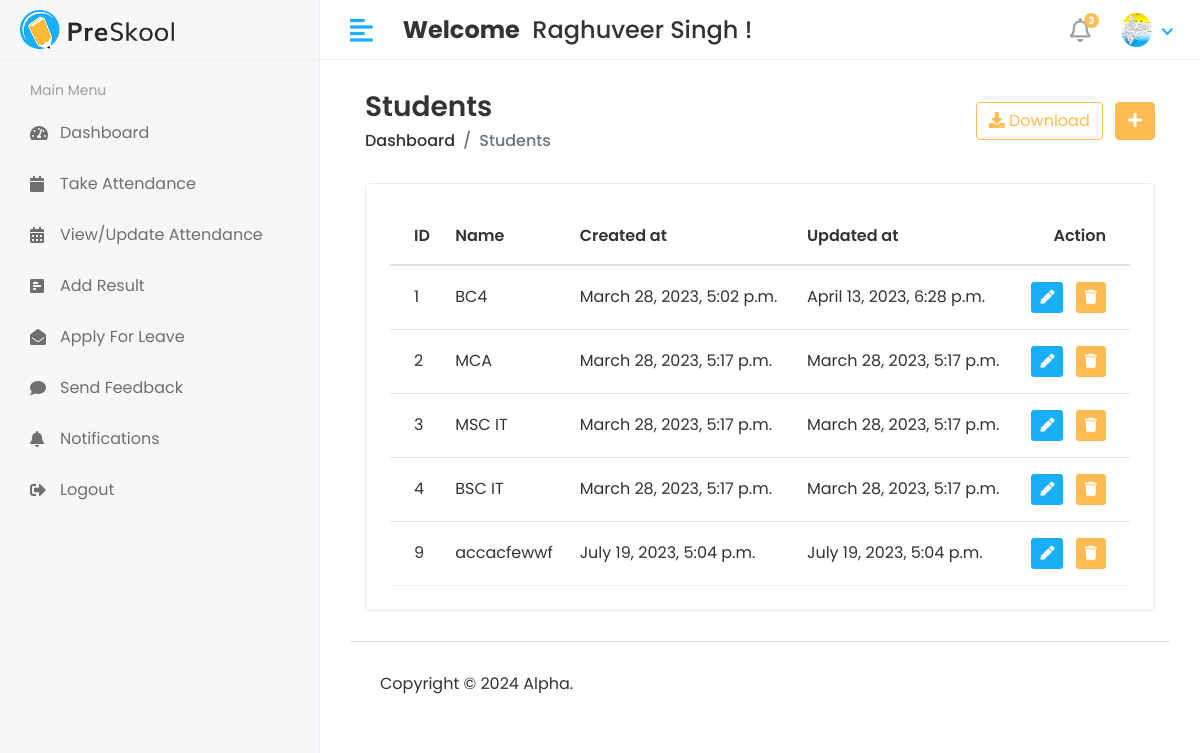
Screenshot of /Hod/Course/View (signed in) with the database file from the repository.
### cmsapp/models.py (models this page shows, shortened)
class CustomUser(AbstractUser):
    USER = (
        (1, 'HOD'),
        (2, 'Staff'),
        (3, 'Student'),
    )
    user_type = models.CharField(choices=USER, max_length=50, default=1)
    profile_pic = models.ImageField(upload_to='media/profile_pic')

class Course(models.Model):
    name = models.CharField(max_length=100)
    created_at = models.DateTimeField(auto_now_add=True)
    updated_at = models.DateTimeField(auto_now=True)

### college_management_system/HOD_views.py (the view)
# urls.py: path('Hod/Course/View',HOD_views.VIEW_COURSE,name='view_course'),
@login_required(login_url='/')
def VIEW_COURSE(request):
    course = Course.objects.all()
    context = {
        'course' :course,
    }
    return render(request, 'HOD/view_course.html',context)

### templates/HOD/view_course.html (shortened to what this page needs)
{% extends 'base.html' %}
{% block content %}
<div class="content container-fluid">
               <div class="page-header">
                  <div class="row align-items-center">
                     <div class="col">
                        <h3 class="page-title">Students</h3>
                        <ul class="breadcrumb">
                           <li class="breadcrumb-item"><a href="index.html">Dashboard</a></li>
                           <li class="breadcrumb-item active">Students</li>
                        </ul>
                     </div>
                     <div class="col-auto text-right float-right ml-auto">
                        <a href="#" class="btn btn-outline-primary mr-2"><i class="fas fa-download"></i> Download</a>
                        <a href="add-student.html" class="btn btn-primary"><i class="fas fa-plus"></i></a>
                     </div>
                  </div>
               </div>
               <div class="row">
                  <div class="col-sm-12">
                     <div class="card card-table">
                        <div class="card-body">
                           <div class="table-responsive">
                              <table class="table table-hover table-center mb-0 datatable">
                                 <thead>
                                    <tr>
                                       <th>ID</th>
                                       <th>Name</th>
                                       <th>Created at</th>
                                       <th>Updated at</th>
                                       <th class="text-right">Action</th>
                                    </tr>
                                 </thead>
                                 <tbody>
                                 {% for i in course %}
                                    <tr>
                                       <td>{{i.id}}</td>
                                       <td>{{i.name}}</td>
                                       <td>{{i.created_at}}</td>
                                       <td>{{i.updated_at}}</td>
                                       <td class="text-right">
                                          <div class="actions">
                                             <a href="{% url 'edit_course' i.id %}" class="btn btn-sm bg-success-light mr-2">
                                             <i class="fas fa-pen"></i>
                                             </a>
                                             <a href="{% url 'delete_course' i.id %}" class="btn btn-sm bg-danger-light">
                                             <i class="fas fa-trash"></i>
                                             </a>
                                          </div>
                                       </td>
                                    </tr>
                                    {% endfor %}
                                 </tbody>
                              </table>
                           </div>
                        </div>
                     </div>
                  </div>
               </div>
            </div>
{% endblock %}

### templates/includes/header.html (shortened to what this page needs)
{% load static %}
   <div class="header">
            <div class="header-left">
               <a href="index.html" class="logo">
               <img src="{% static 'assets/img/logo.png' %}" alt="Logo">
               </a>
            </div>
            <a href="javascript:void(0);" id="toggle_btn">
            <i class="fas fa-align-left"></i>
            </a>
            <div class="top-nav-search mt-3">
               <h4>
                  <strong>Welcome</strong>&nbsp; <span>{{user.first_name}} {{user.last_name}} !</span>
               </h4>
            </div>
            <ul class="nav user-menu">
               <li class="nav-item dropdown noti-dropdown">
                  <a href="#" class="dropdown-toggle nav-link" data-toggle="dropdown">
                  <i class="far fa-bell"></i> <span class="badge badge-pill">3</span>
                  </a>
               </li>
               <li class="nav-item dropdown has-arrow">
                  <a href="#" class="dropdown-toggle nav-link" data-toggle="dropdown">
                     {% if user.profile_pic == "" %}
                     <span class="user-img"><img class="rounded-circle" src="{% static 'assets/img/noimg.jpg' %}" width="31" alt=""></span>
                     {% else %}
                  <span class="user-img"><img class="rounded-circle" src="/{{user.profile_pic}}" width="31" alt="Ryan Taylor"></span>
                     {% endif %}
                  </a>
               </li>
            </ul>
         </div>

### static/assets/css/style.css (style rules this page uses)
html { height: 100%; }
body { background-color: #fff; color: #333; font-family: 'Poppins', sans-serif; font-size: 1rem; height: 100%; line-height: 1.5; overflow-x: hidden; }
h1, h2, h3, h4, h5, h6 { font-family: 'Poppins', sans-serif; margin-top: 0; }
a { color: #009ce7; }
input, button, a { transition: all 0.4s ease; -moz-transition: all 0.4s ease; -o-transition: all 0.4s ease; -ms-transition: all 0.4s ease; -webkit-transition: all 0.4s ease; }
ul, ol { padding: 0px; list-style: none; }
.table { color: #333; max-width: 100%; margin-bottom: 0; width: 100%; }
.table thead tr th { font-weight: 600; }
.table tbody tr { border-bottom: 1px solid rgba(0, 0, 0, 0.05); }
.table.table-center td, .table.table-center th { vertical-align: middle; }
.card-table .card-body .table > thead > tr > th { border-top: 0; }
.card-table .card-body .table tr td:first-child, .card-table .card-body .table tr th:first-child { padding-left: 1.5rem; }
.card-table .card-body .table tr td:last-child, .card-table .card-body .table tr th:last-child { padding-right: 1.5rem; }
.card-table .table td, .card-table .table th { border-top: 1px solid #e2e5e8; padding: 1rem 0.75rem; white-space: nowrap; }
.btn-primary { background-color: #FFBC53; border: 1px solid #FFBC53; }
.btn-outline-primary { color: #FFBC53; border-color: #FFBC53; }
.card { border: 1px solid #ececf5; box-shadow: 0 1px 3px 0 rgba(0, 0, 0, 0.03); margin-bottom: 1.875rem; }
.card-body { padding: 1.5rem; }
.bg-danger-light { background-color:#FFBC53 !important; color:#fff !important; }
.bg-success-light { background-color: #18aefa; color: #fff; }
.header { background-color: #fff; border-bottom: 1px solid #f3f3f4; left: 0; position: fixed; right: 0; top: 0; z-index: 1001; height: 60px; }
.header .header-left { float: left; height: 60px; padding: 0 20px; position: relative; width: 320px; z-index: 1; transition: all 0.2s ease-in-out; background-color: #f7f7fa; border-bottom: 1px solid #efefef; border-right: 1px solid #ececf5; display: flex; align-items: center; }
.header .header-left .logo { display: inline-block; line-height: 60px; }
.header .header-left .logo img { max-height: 40px; width: auto; }
.header .dropdown-toggle:after { display: none; }
.header .has-arrow .dropdown-toggle:after { border-top: 0; border-left: 0; border-bottom: 2px solid #18aefa; border-right: 2px solid #18aefa; content: ''; height: 8px; display: inline-block; pointer-events: none; -webkit-transform-origin: 66% 66%; -ms-transform-origin: 66% 66%; transform-origin: 66% 66%; -webkit-transform: rotate(45deg); -ms-transform: rotate(45deg); transform: rotate(45deg); -webkit-transition: all 0.15s ease-in-out; transition: all 0.15s ease-in-out; width: 8px; vertical-align: 0px; }
.user-menu { float: right; margin: 0; position: relative; z-index: 99; padding-right: 15px; }
.user-menu.nav > li > a { color: #a0a0a0; font-size: 14px; line-height: 58px; padding: 0 15px; height: 60px; }
.user-img { margin-right: 3px; position: relative; }
.top-nav-search { float: left; margin-left: 15px; }
.page-header { margin-bottom: 1.875rem; }
.page-header .breadcrumb { background-color: transparent; color: #6c757d; font-size: 1rem; font-weight: 500; margin-bottom: 0; padding: 0; }
.page-header .breadcrumb a { color: #333; }
.page-title { font-size: 28px; font-weight: 600; color: #333; margin-bottom: 5px; }
.user-menu.nav > li > a .badge { background-color: #FFBC53; display: block; font-size: 10px; font-weight: bold; height: 15px; width: 15px; position: absolute; right: 7px; top: 13px; color: #fff; padding: 3px; }
.user-menu.nav > li > a > i { font-size: 1.5rem; line-height: 60px; }
@media (min-width: 992px) { #toggle_btn { align-items: center; color: #18aefa; display: inline-flex; float: left; font-size: 26px; height: 60px; justify-content: center; margin-left: 15px; padding: 0 15px; } }

### rows the page displays
CustomUser: first_name "Raghuveer", last_name "Singh", profile_pic (picture)
Course: id "1", name "BC4", created_at "March 28, 2023, 5:02 p.m.", updated_at "April 13, 2023, 6:28 p.m."
Course: id "2", name "MCA", created_at "March 28, 2023, 5:17 p.m.", updated_at "March 28, 2023, 5:17 p.m."
Course: id "3", name "MSC IT", created_at "March 28, 2023, 5:17 p.m.", updated_at "March 28, 2023, 5:17 p.m."
Course: id "4", name "BSC IT", created_at "March 28, 2023, 5:17 p.m.", updated_at "March 28, 2023, 5:17 p.m."
Course: id "9", name "accacfewwf", created_at "July 19, 2023, 5:04 p.m.", updated_at "July 19, 2023, 5:04 p.m."
